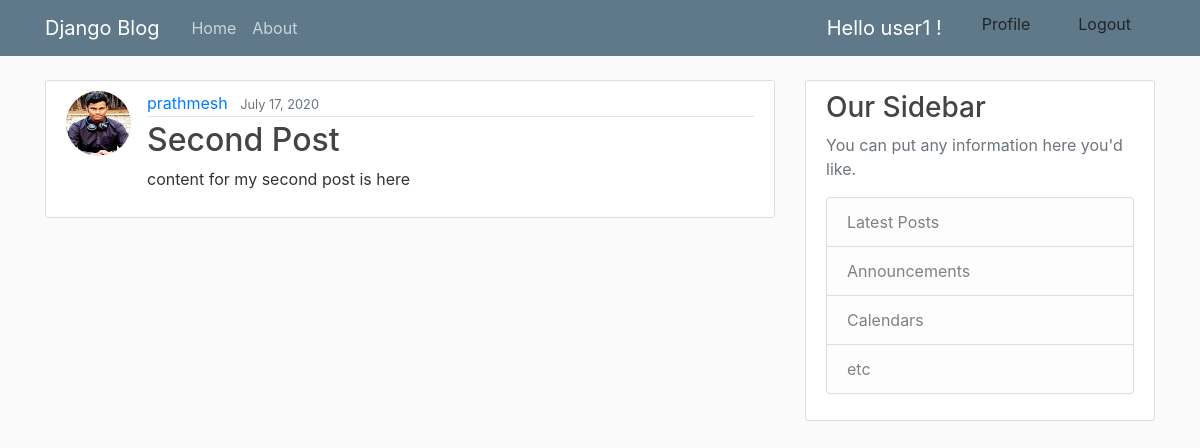
Screenshot of /detail/2/ (signed in) with the database file from the repository.
### myblog/models.py (models this page shows, shortened)
class Post(models.Model):
    title = models.CharField(max_length=100)
    content = models.TextField()
    date_posted = models.DateTimeField(default=timezone.now)
    author = models.ForeignKey(User, on_delete=models.CharField)

class Profile(models.Model):
    user = models.OneToOneField(User, on_delete=models.CASCADE)
    image = models.ImageField(upload_to='profile_pics', default='profile_pics/download.png')

### myblog/views.py (the view)
# urls.py: path('detail/<int:pk>/', PostDetailView.as_view(), name='detail'),
class PostDetailView(LoginRequiredMixin, DetailView):
    model = Post

### myblog/templates/myblog/post_detail.html
{% extends "base.html" %}
{% block content %}
<article class="media content-section">
            <img class='rounded-circle article-img' src="{{ object.author.profile.image.url }}" alt="none">
          <div class="media-body">
            <div class="article-metadata">
              <a class="mr-2" href="#">{{ object.author }}</a>
              <small class="text-muted">{{ object.date_posted| date:'F d, Y'}}</small>
            </div>
            <h2 class="article-title" >{{ object.title| title }}</h2>
            <p class="article-content">{{ object.content }}</p>
          </div>
        </article>
{% endblock content %}

### templates/base.html (shortened to what this page needs)
{% load static %}
<!DOCTYPE html>
<html>
<head>
    <link rel="stylesheet" href="https://maxcdn.bootstrapcdn.com/bootstrap/4.0.0/css/bootstrap.min.css">
    <link rel="stylesheet" type="text/css" href="{% static 'myblog/main.css' %}">
</head>
<body>
    <header class="site-header">
      <nav class="navbar navbar-expand-md navbar-dark bg-steel fixed-top">
        <div class="container">
          <a class="navbar-brand mr-4" href="{% url 'myblog:home' %}">Django Blog</a>
          <div class="collapse navbar-collapse" id="navbarToggle">
            <div class="navbar-nav mr-auto">
              <a class="nav-item nav-link" href="{% url 'myblog:home' %}">Home</a>
              <a class="nav-item nav-link" href='#'>About</a>
            </div>
            <div class="navbar-nav">
              {% if not request.user.is_authenticated %}
          <a class="dropdown-item" href="{% url 'account_login'%}">Login</a>
          <a class="dropdown-item" href="{% url 'account_signup'%}">Signup</a>
          {% else %}
                <div class="navbar-brand"> Hello {{request.user}} !</div>
                <a class="dropdown-item" href="{% url 'myblog:profile'%}">Profile</a>
                <a class="dropdown-item" href="{% url 'account_logout'%}">Logout</a>
          {% endif %}
            </div>
          </div>
        </div>
      </nav>
    </header>
    <main role="main" class="container">
      <div class="row">
        <div class="col-md-8">
          {% block content %}
            {% endblock %}
        </div>
        <div class="col-md-4">
          <div class="content-section">
            <h3>Our Sidebar</h3>
            <p class='text-muted'>You can put any information here you'd like.
              <ul class="list-group">
                <li class="list-group-item list-group-item-light">Latest Posts</li>
                <li class="list-group-item list-group-item-light">Announcements</li>
                <li class="list-group-item list-group-item-light">Calendars</li>
                <li class="list-group-item list-group-item-light">etc</li>
              </ul>
            </p>
          </div>
        </div>
      </div>
    </main>
</body>
</html>

### static/myblog/main.css (style rules this page uses)
body { background: #fafafa; color: #333333; margin-top: 5rem; }
h1, h2, h3, h4, h5, h6 { color: #444444; }
ul { margin: 0; }
.bg-steel { background-color: #5f788a; }
.site-header .navbar-nav .nav-link { color: #cbd5db; }
.content-section { background: #ffffff; padding: 10px 20px; border: 1px solid #dddddd; border-radius: 3px; margin-bottom: 20px; }
.article-title { color: #444444; }
.article-content { white-space: pre-line; }
.article-img { height: 65px; width: 65px; margin-right: 16px; }
.article-metadata { padding-bottom: 1px; margin-bottom: 4px; border-bottom: 1px solid #e3e3e3 }

### rows the page displays
Post: author.profile.image (picture), author "prathmesh", date_posted "July 17, 2020", title "Second Post", content "content for my second post is here"

### other values shown
{{ request.user }} "user1"
